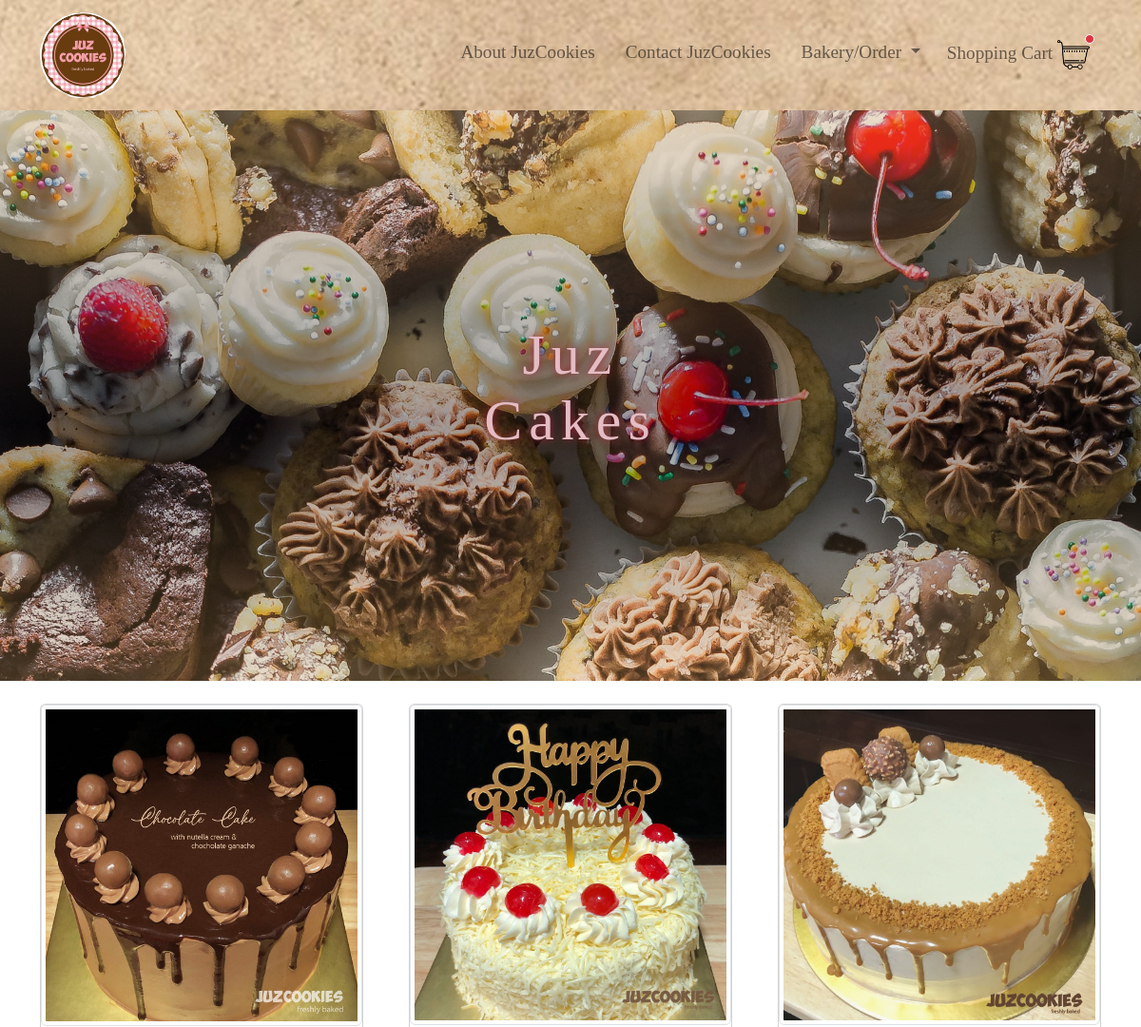
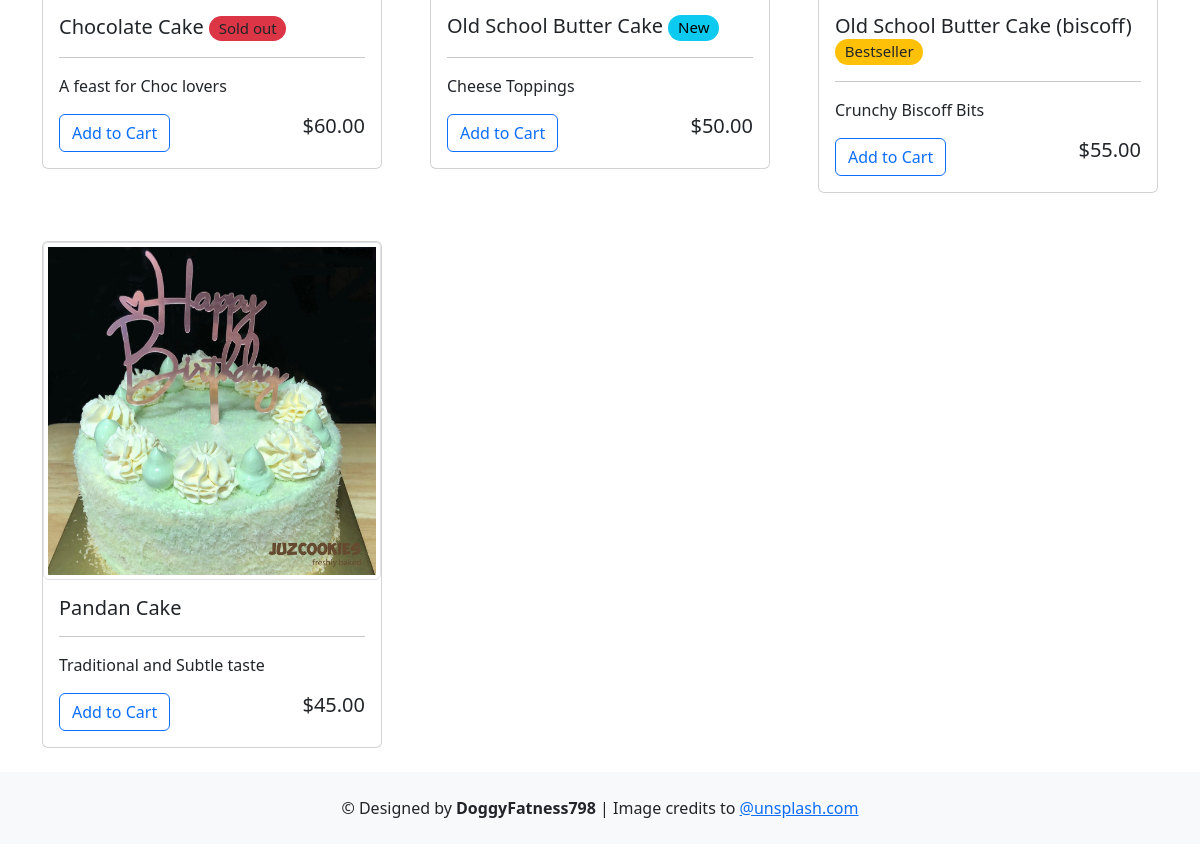
Screenshot of /bakery/cakes/ with the database file from the repository (2 pictures, top to bottom).
### bakery/models.py (models this page shows, shortened)
class Cakes(models.Model):
    title = models.CharField(max_length=40)
    image = models.ImageField(upload_to='mainpage/aboutuspics')
    price = models.DecimalField(max_digits=10, decimal_places=2)
    description = models.CharField(blank=True, max_length=50)
    modal_description = models.TextField(blank=True)
    new = models.BooleanField()
    bestseller = models.BooleanField()
    sold_out = models.BooleanField()

### bakery/views.py (the view, shortened to what this page needs)
# urls.py: path('cakes/', views.cakes, name='cakes'),
def cakes(request):
    cakes = Cakes.objects.all()
    if request.method == 'GET':
        return render(request, 'cakes.html', {'cakes':cakes})

### cart/context_processors/cart_items.py (called while the page is built)
def cart_count(request):
    if request.user.is_authenticated:
        items_count = Order.objects.all().count()
    else:
        items_count = 0
        cart = request.session.get('cart', {})
        for count in cart:
            items_count += 1
    return {'cart_count': items_count}

### bakery/templates/cakes.html (shortened to what this page needs)
{% extends 'layout.html' %}
{% block static %}
    {% load static %}
    <link rel="stylesheet" href="{% static 'css/cakes.css' %}">
{% endblock %}
{% block content %}
<div class="cake_cover_page">
    <div id="cake_title">
        <p>
            Juz <br> Cakes
        </p>
    </div>
</div>
<div class="container mt-4">
    <div class="row row-cols-1 row-cols-md-2 row-cols-lg-3 g-5">
        {% for cake in cakes %}
        <div class="col">
            <div class="card">
                <img src="{{cake.image.url}}" class="card-img-top img-thumbnail" alt="...">
                <div class="card-body">
                    <h5 class="card-title">
                        {{ cake.title }}
                        {% if cake.new == True %}
                            <span class="badge badge-sm rounded-pill text-bg-info" style="font-weight: normal;">New</span>
                        {% endif %}
                        {% if cake.bestseller == True %}
                            <span class="badge badge-sm rounded-pill text-bg-warning text-reset" style="font-weight: normal;">Bestseller</span>
                        {% endif %}
                        {% if cake.sold_out == True %}
                            <span class="badge badge-sm rounded-pill text-bg-danger text-reset" style="font-weight: normal;">Sold out</span>
                        {% endif %}
                    </h5>
                    <hr>
                    {% if cake.description %}
                        <p class="card-text">{{ cake.description }}</p>
                    {% endif %}
                    <button class="btn btn-outline-primary add-btn" data-bs-toggle="modal" data-bs-target="#staticMiddle{{ cake.id }}">Add to Cart</button>
                    <h5 style="display: inline-block; float:right;"> ${{ cake.price }}</h5>
                </div>
            </div>
        </div>
        {% endfor %}
    </div>
</div>
{% endblock %}

### juzcookie/templates/layout.html (shortened to what this page needs)
<!DOCTYPE html>
<html lang="en">
<head>
    <link href="https://cdn.jsdelivr.net/npm/bootstrap@5.2.3/dist/css/bootstrap.min.css" rel="stylesheet">
    {% load static %}
    <link rel="stylesheet" href="{% static 'css/styles.css' %}">
    {% block static %}
    {% endblock %}
</head>
<body class="bg-image">
    <nav class="navbar navbar-expand-lg" style="background-image: url('{% static 'images/sandpaper_background.jpg' %}');">
        <div class="container">
            <a href="{% url 'home' %}" class="navbar-brand mx-auto ml-2">
                <img src="{% static 'images/juzcookie_icon.png'%}" alt="JuzCookies" width="90" height="90">
            </a>
            <div class="collapse navbar-collapse" id="navbardropdown">
                <ul class="navbar-nav ms-auto">
                    <li class="nav-item mx-2">
                        <a class="nav-link" href="{% url 'home' %}" style="font-family: cursive; font-size: 1.2rem;">
                            About JuzCookies
                        </a>
                    </li>
                    <li class="nav-item mx-2">
                        <a class="nav-link" href="{% url 'contact' %}" style="font-family: cursive; font-size: 1.2rem;">
                            Contact JuzCookies
                        </a>
                    </li>
                    <li class="nav-item mx-2 dropdown">
                        <a class="nav-link dropdown-toggle" role="button" data-bs-toggle="dropdown" aria-expanded="false" style="font-family: cursive; font-size: 1.2rem;">
                            Bakery/Order
                        </a>
                    </li>
                    <li class="nav-item mx-1">
                        <a class="nav-link position-relative" href="{% url 'items' %}" style="font-family: cursive; font-size: 1.2rem;">
                            Shopping Cart
                            <img src="{% static 'images/cart.png' %}" width="34px" class="mr-2">
                            {% if cart_count %}
                                <span class="position-absolute top-10 start-95 translate-middle badge border border-light rounded-circle bg-danger p-1 px-2">
                                    <span style="font-size: small;">{{ cart_count }}
                                    </span>
                                </span>
                            {% else %}
                                <span class="position-absolute top-10 start-95 translate-middle badge border border-light rounded-circle bg-danger p-1">
                            {% endif %}
                                </span>
                        </a>
                    </li>
                </ul>
            </div>
        </div>
    </nav>
    {% block content %}
    {% endblock %}
    <footer class="text-center text-lg-start bg-light mt-4">
        <div class="text-center p-4">
            &copy; Designed by <a href="#" class="text-reset fw-bold text-decoration-none" target="_blank">DoggyFatness798</a> | Image credits to <a href="https://unsplash.com/" target="_blank">@unsplash.com</a>
        </div>
    </footer>
</body>
</html>

### bakery/static/css/cakes.css (style rules this page uses)
.cake_cover_page { background-image: linear-gradient(0deg, rgba(206, 159, 88, 0.3) 0%, rgba(0,0,0,0.35) 45%, rgba(206, 159, 88, 0.3) 100%), url(../Images/cake_cover_page_screenshot.jpg); background-repeat: no-repeat; background-position: middle; background-size: cover; display: flex; justify-content: center; align-items: center; min-height: 600px; }
.cake_cover_page #cake_title { text-align: center; color: rgb(228, 189, 196); font: 60px bolder; font-family: cursive; letter-spacing: 7px; text-shadow: 0 0 10px #9f2437; }

### rows the page displays
Cakes: image (picture), title "Chocolate Cake", sold_out "Sold out", description "A feast for Choc lovers", price "60.00"
Cakes: image (picture), title "Old School Butter Cake", new "New", description "Cheese Toppings", price "50.00"
Cakes: image (picture), title "Old School Butter Cake (biscoff)", bestseller "Bestseller", description "Crunchy Biscoff Bits", price "55.00"
Cakes: image (picture), title "Pandan Cake", description "Traditional and Subtle taste", price "45.00"
